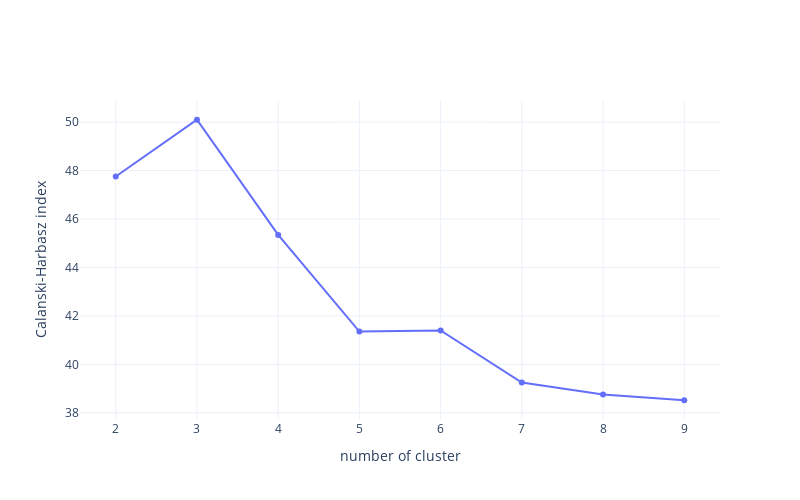

Notebook source saved alongside this figure:
### Code cell
# use Calanski-Harabasz index
# to choose the right number of cluster

from sklearn.cluster import AgglomerativeClustering
from sklearn import metrics


# where to store CH index
arr_calanski = {}

# max possible number of cluster
max_k = 10

# data
X = transformed_centered_clustering_data

# loop over number of clusters
for k in range(2, max_k):
  # build model 
  model = AgglomerativeClustering(n_clusters=k, linkage=linkage_method, affinity=metric)
  model = model.fit(X)

  # clusters label
  labels = model.fit_predict(X)

  # compute calanski metric
  m = metrics.calinski_harabasz_score(X, labels)

  arr_calanski[k] = m


# plot of CH index
fig = go.Figure(data=[
                      go.Scatter(x=list(arr_calanski.keys()), y=list(arr_calanski.values()))
])

fig.update_layout(
    width=800,
    height=500,
    xaxis_title="number of cluster",
    yaxis_title="Calanski-Harbasz index"
)

fig.show()

### Figure 1 — Plotly figure (JSON) as saved in the notebook; plotly's stock layout.template omitted (floating-point values rounded to 4 significant figures)
{"data": [{"type": "scatter", "x": [2, 3, 4, 5, 6, 7, 8, 9], "y": [47.76, 50.1, 45.34, 41.35, 41.4, 39.25, 38.76, 38.52]}], "layout": {"height": 500, "width": 800, "xaxis": {"title": {"text": "number of cluster"}}, "yaxis": {"title": {"text": "Calanski-Harbasz index"}}}}
